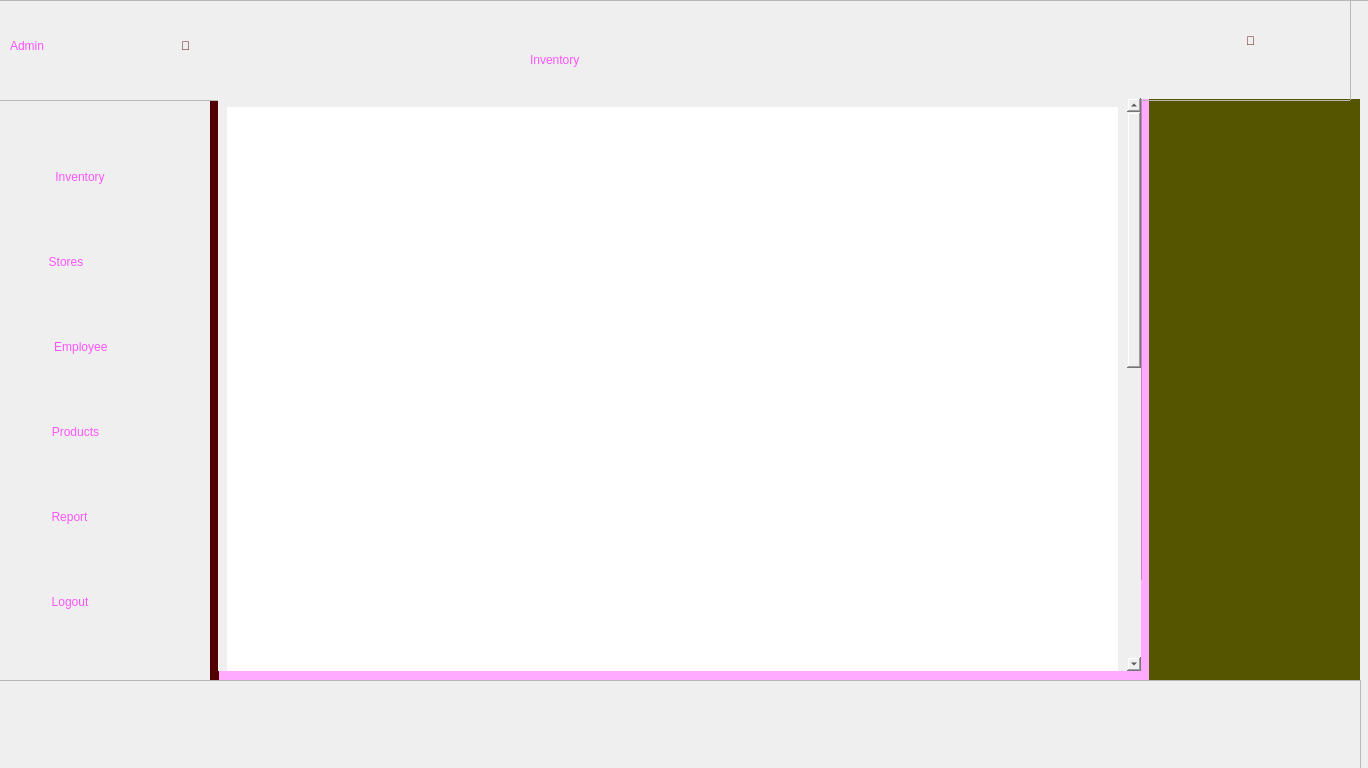
<?xml version="1.0" encoding="UTF-8"?>
<ui version="4.0">
 <class>win</class>
 <widget class="QDialog" name="win">
  <property name="geometry">
   <rect>
    <x>0</x>
    <y>0</y>
    <width>1368</width>
    <height>768</height>
   </rect>
  </property>
  <property name="windowTitle">
   <string>Dialog</string>
  </property>
  <property name="styleSheet">
   <string notr="true"/>
  </property>
  <property name="sizeGripEnabled">
   <bool>false</bool>
  </property>
  <widget class="QFrame" name="bg">
   <property name="geometry">
    <rect>
     <x>-10</x>
     <y>0</y>
     <width>1381</width>
     <height>771</height>
    </rect>
   </property>
   <property name="sizePolicy">
    <sizepolicy hsizetype="Expanding" vsizetype="Expanding">
     <horstretch>0</horstretch>
     <verstretch>0</verstretch>
    </sizepolicy>
   </property>
   <property name="styleSheet">
    <string notr="true">#bg{background-image: url('Ui/Untitled design.png');}</string>
   </property>
   <property name="frameShape">
    <enum>QFrame::StyledPanel</enum>
   </property>
   <property name="frameShadow">
    <enum>QFrame::Raised</enum>
   </property>
   <widget class="QFrame" name="main">
    <property name="geometry">
     <rect>
      <x>-10</x>
      <y>0</y>
      <width>1371</width>
      <height>101</height>
     </rect>
    </property>
    <property name="styleSheet">
     <string notr="true"/>
    </property>
    <property name="frameShape">
     <enum>QFrame::StyledPanel</enum>
    </property>
    <property name="frameShadow">
     <enum>QFrame::Raised</enum>
    </property>
    <widget class="QToolButton" name="HomeButton">
     <property name="geometry">
      <rect>
       <x>170</x>
       <y>20</y>
       <width>71</width>
       <height>51</height>
      </rect>
     </property>
     <property name="styleSheet">
      <string notr="true">color: rgb(85, 0, 0);
border: none;
font: 24pt &quot;Maiandra GD&quot;;
</string>
     </property>
     <property name="text">
      <string></string>
     </property>
    </widget>
    <widget class="QLabel" name="label">
     <property name="geometry">
      <rect>
       <x>30</x>
       <y>20</y>
       <width>141</width>
       <height>51</height>
      </rect>
     </property>
     <property name="styleSheet">
      <string notr="true">font: 36pt &quot;Maiandra GD&quot;;
color: rgb(255, 85, 255);</string>
     </property>
     <property name="text">
      <string>Admin</string>
     </property>
    </widget>
    <widget class="QToolButton" name="MessageButton">
     <property name="geometry">
      <rect>
       <x>1200</x>
       <y>10</y>
       <width>141</width>
       <height>61</height>
      </rect>
     </property>
     <property name="styleSheet">
      <string notr="true">color: rgb(85, 0, 0);
border: none;
font: 24pt &quot;Maiandra GD&quot;;
</string>
     </property>
     <property name="text">
      <string>💬</string>
     </property>
    </widget>
    <widget class="QLabel" name="PageLabel">
     <property name="geometry">
      <rect>
       <x>550</x>
       <y>40</y>
       <width>151</width>
       <height>41</height>
      </rect>
     </property>
     <property name="styleSheet">
      <string notr="true">color: rgb(255, 85, 255);
font: 22pt &quot;Maiandra GD&quot;;
text-align: center;</string>
     </property>
     <property name="text">
      <string>&lt;html&gt;&lt;head/&gt;&lt;body&gt;&lt;p&gt;Inventory&lt;/p&gt;&lt;/body&gt;&lt;/html&gt;</string>
     </property>
    </widget>
   </widget>
   <widget class="QFrame" name="footer">
    <property name="geometry">
     <rect>
      <x>0</x>
      <y>680</y>
      <width>1371</width>
      <height>91</height>
     </rect>
    </property>
    <property name="styleSheet">
     <string notr="true"/>
    </property>
    <property name="frameShape">
     <enum>QFrame::StyledPanel</enum>
    </property>
    <property name="frameShadow">
     <enum>QFrame::Raised</enum>
    </property>
   </widget>
   <widget class="QWidget" name="Menu" native="true">
    <property name="geometry">
     <rect>
      <x>0</x>
      <y>100</y>
      <width>221</width>
      <height>581</height>
     </rect>
    </property>
    <property name="styleSheet">
     <string notr="true">padding-left: 40px;
</string>
    </property>
    <widget class="QToolButton" name="InventoryButton">
     <property name="geometry">
      <rect>
       <x>9</x>
       <y>66</y>
       <width>122</width>
       <height>22</height>
      </rect>
     </property>
     <property name="cursor">
      <cursorShape>PointingHandCursor</cursorShape>
     </property>
     <property name="styleSheet">
      <string notr="true">QToolButton{
	color: rgb(255, 85, 255);
	border: none;
	font: 12pt &quot;Maiandra GD&quot;;
}
QToolButton:hover{
	font-weight: bold;
}</string>
     </property>
     <property name="text">
      <string>Inventory</string>
     </property>
    </widget>
    <widget class="QToolButton" name="StoreButton">
     <property name="geometry">
      <rect>
       <x>9</x>
       <y>151</y>
       <width>94</width>
       <height>22</height>
      </rect>
     </property>
     <property name="cursor">
      <cursorShape>PointingHandCursor</cursorShape>
     </property>
     <property name="styleSheet">
      <string notr="true">QToolButton{
	color: rgb(255, 85, 255);
	border: none;
	font: 12pt &quot;Maiandra GD&quot;;
}
QToolButton:hover{
	font-weight: bold;
}
</string>
     </property>
     <property name="text">
      <string>Stores</string>
     </property>
    </widget>
    <widget class="QToolButton" name="EmployeeButton">
     <property name="geometry">
      <rect>
       <x>9</x>
       <y>236</y>
       <width>127</width>
       <height>22</height>
      </rect>
     </property>
     <property name="cursor">
      <cursorShape>PointingHandCursor</cursorShape>
     </property>
     <property name="styleSheet">
      <string notr="true">QToolButton{
	color: rgb(255, 85, 255);
	border: none;
	font: 12pt &quot;Maiandra GD&quot;;
}
QToolButton:hover{
	font-weight: bold;
}</string>
     </property>
     <property name="text">
      <string>Employee </string>
     </property>
    </widget>
    <widget class="QToolButton" name="ProductsButton">
     <property name="geometry">
      <rect>
       <x>9</x>
       <y>321</y>
       <width>113</width>
       <height>22</height>
      </rect>
     </property>
     <property name="cursor">
      <cursorShape>PointingHandCursor</cursorShape>
     </property>
     <property name="styleSheet">
      <string notr="true">QToolButton{
	color: rgb(255, 85, 255);
	border: none;
	font: 12pt &quot;Maiandra GD&quot;;
}
QToolButton:hover{
	font-weight: bold;
}</string>
     </property>
     <property name="text">
      <string>Products</string>
     </property>
    </widget>
    <widget class="QToolButton" name="ReportButton">
     <property name="geometry">
      <rect>
       <x>9</x>
       <y>406</y>
       <width>101</width>
       <height>22</height>
      </rect>
     </property>
     <property name="cursor">
      <cursorShape>PointingHandCursor</cursorShape>
     </property>
     <property name="styleSheet">
      <string notr="true">QToolButton{
	color: rgb(255, 85, 255);
	border: none;
	font: 12pt &quot;Maiandra GD&quot;;
}
QToolButton:hover{
	font-weight: bold;
}</string>
     </property>
     <property name="text">
      <string>Report</string>
     </property>
    </widget>
    <widget class="QToolButton" name="LogoutButton">
     <property name="geometry">
      <rect>
       <x>9</x>
       <y>491</y>
       <width>102</width>
       <height>22</height>
      </rect>
     </property>
     <property name="cursor">
      <cursorShape>PointingHandCursor</cursorShape>
     </property>
     <property name="styleSheet">
      <string notr="true">QToolButton{
	color: rgb(255, 85, 255);
	border: none;
	font: 12pt &quot;Maiandra GD&quot;;
}
QToolButton:hover{
	font-weight: bold;
}</string>
     </property>
     <property name="text">
      <string>Logout</string>
     </property>
    </widget>
   </widget>
   <widget class="QTableWidget" name="ProductTable">
    <property name="geometry">
     <rect>
      <x>230</x>
      <y>100</y>
      <width>921</width>
      <height>581</height>
     </rect>
    </property>
    <property name="styleSheet">
     <string notr="true">font: 12pt &quot;Maiandra GD&quot;;
</string>
    </property>
    <property name="alternatingRowColors">
     <bool>true</bool>
    </property>
    <attribute name="horizontalHeaderVisible">
     <bool>true</bool>
    </attribute>
    <attribute name="horizontalHeaderHighlightSections">
     <bool>true</bool>
    </attribute>
    <attribute name="verticalHeaderVisible">
     <bool>false</bool>
    </attribute>
    <column>
     <property name="text">
      <string>Product ID</string>
     </property>
    </column>
    <column>
     <property name="text">
      <string>Product Name</string>
     </property>
    </column>
    <column>
     <property name="text">
      <string>Price</string>
     </property>
    </column>
   </widget>
   <widget class="QTableWidget" name="EmployeeTable">
    <property name="geometry">
     <rect>
      <x>230</x>
      <y>100</y>
      <width>921</width>
      <height>581</height>
     </rect>
    </property>
    <property name="styleSheet">
     <string notr="true">font: 12pt &quot;Maiandra GD&quot;;
</string>
    </property>
    <property name="alternatingRowColors">
     <bool>true</bool>
    </property>
    <attribute name="horizontalHeaderVisible">
     <bool>true</bool>
    </attribute>
    <attribute name="horizontalHeaderHighlightSections">
     <bool>true</bool>
    </attribute>
    <attribute name="verticalHeaderVisible">
     <bool>false</bool>
    </attribute>
    <column>
     <property name="text">
      <string>Name</string>
     </property>
    </column>
    <column>
     <property name="text">
      <string>Phone</string>
     </property>
    </column>
    <column>
     <property name="text">
      <string>Position</string>
     </property>
    </column>
    <column>
     <property name="text">
      <string>Branch</string>
     </property>
    </column>
   </widget>
   <widget class="QWidget" name="InvButtons" native="true">
    <property name="geometry">
     <rect>
      <x>1150</x>
      <y>100</y>
      <width>221</width>
      <height>581</height>
     </rect>
    </property>
    <property name="styleSheet">
     <string notr="true"/>
    </property>
    <widget class="QPushButton" name="AddInv">
     <property name="geometry">
      <rect>
       <x>30</x>
       <y>70</y>
       <width>141</width>
       <height>41</height>
      </rect>
     </property>
     <property name="cursor">
      <cursorShape>PointingHandCursor</cursorShape>
     </property>
     <property name="styleSheet">
      <string notr="true">QPushButton{
	color: rgb(85, 0, 0);
	background-color: rgb(127, 155, 200);
	font: 12pt &quot;Maiandra GD&quot;;
	border-radius: 5;
}
QPushButton:hover{
	font-weight: bold;
}</string>
     </property>
     <property name="text">
      <string>Add Inventory</string>
     </property>
    </widget>
    <widget class="QPushButton" name="ManInv">
     <property name="geometry">
      <rect>
       <x>30</x>
       <y>150</y>
       <width>141</width>
       <height>41</height>
      </rect>
     </property>
     <property name="cursor">
      <cursorShape>PointingHandCursor</cursorShape>
     </property>
     <property name="styleSheet">
      <string notr="true">QPushButton{
	color: rgb(85, 0, 0);
	background-color: rgb(127, 155, 200);
	font: 12pt &quot;Maiandra GD&quot;;
	border-radius: 5;
}
QPushButton:hover{
	font-weight: bold;
}</string>
     </property>
     <property name="text">
      <string>Manage Inventory</string>
     </property>
    </widget>
    <widget class="QPushButton" name="DelInv">
     <property name="geometry">
      <rect>
       <x>30</x>
       <y>230</y>
       <width>141</width>
       <height>41</height>
      </rect>
     </property>
     <property name="cursor">
      <cursorShape>PointingHandCursor</cursorShape>
     </property>
     <property name="styleSheet">
      <string notr="true">QPushButton{
	color: rgb(85, 0, 0);
	background-color: rgb(127, 155, 200);
	font: 12pt &quot;Maiandra GD&quot;;
	border-radius: 5;
}
QPushButton:hover{
	font-weight: bold;
}</string>
     </property>
     <property name="text">
      <string>Delete Inventory</string>
     </property>
    </widget>
    <widget class="QToolButton" name="Reload">
     <property name="geometry">
      <rect>
       <x>70</x>
       <y>300</y>
       <width>61</width>
       <height>41</height>
      </rect>
     </property>
     <property name="toolTip">
      <string/>
     </property>
     <property name="styleSheet">
      <string notr="true">color: rgb(85, 0, 0);
border: none;
font: 24pt &quot;Maiandra GD&quot;;
</string>
     </property>
     <property name="text">
      <string>🔃</string>
     </property>
    </widget>
   </widget>
   <widget class="QWidget" name="EmpButtons" native="true">
    <property name="geometry">
     <rect>
      <x>1150</x>
      <y>100</y>
      <width>221</width>
      <height>581</height>
     </rect>
    </property>
    <property name="styleSheet">
     <string notr="true"/>
    </property>
    <widget class="QPushButton" name="AddEmp">
     <property name="geometry">
      <rect>
       <x>30</x>
       <y>150</y>
       <width>141</width>
       <height>41</height>
      </rect>
     </property>
     <property name="cursor">
      <cursorShape>PointingHandCursor</cursorShape>
     </property>
     <property name="styleSheet">
      <string notr="true">QPushButton{
	color: rgb(85, 0, 0);
	background-color: rgb(127, 155, 200);
	font: 12pt &quot;Maiandra GD&quot;;
	border-radius: 5;
}
QPushButton:hover{
	font-weight: bold;
}</string>
     </property>
     <property name="text">
      <string>Add Employee</string>
     </property>
    </widget>
    <widget class="QPushButton" name="ShowEmp">
     <property name="geometry">
      <rect>
       <x>30</x>
       <y>70</y>
       <width>141</width>
       <height>41</height>
      </rect>
     </property>
     <property name="cursor">
      <cursorShape>PointingHandCursor</cursorShape>
     </property>
     <property name="styleSheet">
      <string notr="true">QPushButton{
	color: rgb(85, 0, 0);
	background-color: rgb(127, 155, 200);
	font: 12pt &quot;Maiandra GD&quot;;
	border-radius: 5;
}
QPushButton:hover{
	font-weight: bold;
}</string>
     </property>
     <property name="text">
      <string>Show Empoyees</string>
     </property>
    </widget>
    <widget class="QPushButton" name="DelEmp">
     <property name="geometry">
      <rect>
       <x>30</x>
       <y>230</y>
       <width>141</width>
       <height>41</height>
      </rect>
     </property>
     <property name="cursor">
      <cursorShape>PointingHandCursor</cursorShape>
     </property>
     <property name="styleSheet">
      <string notr="true">QPushButton{
	color: rgb(85, 0, 0);
	background-color: rgb(127, 155, 200);
	font: 12pt &quot;Maiandra GD&quot;;
	border-radius: 5;
}
QPushButton:hover{
	font-weight: bold;
}</string>
     </property>
     <property name="text">
      <string>Delete Employee</string>
     </property>
    </widget>
    <zorder>AddEmp</zorder>
    <zorder>DelEmp</zorder>
    <zorder>ShowEmp</zorder>
   </widget>
   <widget class="QWidget" name="ProButtons" native="true">
    <property name="geometry">
     <rect>
      <x>1150</x>
      <y>100</y>
      <width>221</width>
      <height>581</height>
     </rect>
    </property>
    <property name="styleSheet">
     <string notr="true"/>
    </property>
    <widget class="QPushButton" name="ShowPro">
     <property name="geometry">
      <rect>
       <x>30</x>
       <y>70</y>
       <width>141</width>
       <height>41</height>
      </rect>
     </property>
     <property name="cursor">
      <cursorShape>PointingHandCursor</cursorShape>
     </property>
     <property name="styleSheet">
      <string notr="true">QPushButton{
	color: rgb(85, 0, 0);
	background-color: rgb(127, 155, 200);
	font: 12pt &quot;Maiandra GD&quot;;
	border-radius: 5;
}
QPushButton:hover{
	font-weight: bold;
}</string>
     </property>
     <property name="text">
      <string>Show Products</string>
     </property>
    </widget>
    <widget class="QPushButton" name="AddPro">
     <property name="geometry">
      <rect>
       <x>30</x>
       <y>150</y>
       <width>141</width>
       <height>41</height>
      </rect>
     </property>
     <property name="cursor">
      <cursorShape>PointingHandCursor</cursorShape>
     </property>
     <property name="styleSheet">
      <string notr="true">QPushButton{
	color: rgb(85, 0, 0);
	background-color: rgb(127, 155, 200);
	font: 12pt &quot;Maiandra GD&quot;;
	border-radius: 5;
}
QPushButton:hover{
	font-weight: bold;
}</string>
     </property>
     <property name="text">
      <string>Add Product</string>
     </property>
    </widget>
    <widget class="QPushButton" name="DelPro">
     <property name="geometry">
      <rect>
       <x>30</x>
       <y>230</y>
       <width>141</width>
       <height>41</height>
      </rect>
     </property>
     <property name="cursor">
      <cursorShape>PointingHandCursor</cursorShape>
     </property>
     <property name="styleSheet">
      <string notr="true">QPushButton{
	color: rgb(85, 0, 0);
	background-color: rgb(127, 155, 200);
	font: 12pt &quot;Maiandra GD&quot;;
	border-radius: 5;
}
QPushButton:hover{
	font-weight: bold;
}</string>
     </property>
     <property name="text">
      <string>Delete Product</string>
     </property>
    </widget>
   </widget>
   <widget class="QWidget" name="StoButtons" native="true">
    <property name="geometry">
     <rect>
      <x>1150</x>
      <y>100</y>
      <width>221</width>
      <height>581</height>
     </rect>
    </property>
    <property name="styleSheet">
     <string notr="true"/>
    </property>
    <widget class="QPushButton" name="AddStore">
     <property name="geometry">
      <rect>
       <x>30</x>
       <y>70</y>
       <width>141</width>
       <height>41</height>
      </rect>
     </property>
     <property name="cursor">
      <cursorShape>PointingHandCursor</cursorShape>
     </property>
     <property name="styleSheet">
      <string notr="true">QPushButton{
	color: rgb(85, 0, 0);
	background-color: rgb(127, 155, 200);
	font: 12pt &quot;Maiandra GD&quot;;
	border-radius: 5;
}
QPushButton:hover{
	font-weight: bold;
}</string>
     </property>
     <property name="text">
      <string>Add Store</string>
     </property>
    </widget>
    <widget class="QPushButton" name="EditStore">
     <property name="geometry">
      <rect>
       <x>30</x>
       <y>150</y>
       <width>141</width>
       <height>41</height>
      </rect>
     </property>
     <property name="cursor">
      <cursorShape>PointingHandCursor</cursorShape>
     </property>
     <property name="styleSheet">
      <string notr="true">QPushButton{
	color: rgb(85, 0, 0);
	background-color: rgb(127, 155, 200);
	font: 12pt &quot;Maiandra GD&quot;;
	border-radius: 5;
}
QPushButton:hover{
	font-weight: bold;
}</string>
     </property>
     <property name="text">
      <string>Edit Store</string>
     </property>
    </widget>
    <widget class="QPushButton" name="DelStore">
     <property name="geometry">
      <rect>
       <x>30</x>
       <y>230</y>
       <width>141</width>
       <height>41</height>
      </rect>
     </property>
     <property name="cursor">
      <cursorShape>PointingHandCursor</cursorShape>
     </property>
     <property name="styleSheet">
      <string notr="true">QPushButton{
	color: rgb(85, 0, 0);
	background-color: rgb(127, 155, 200);
	font: 12pt &quot;Maiandra GD&quot;;
	border-radius: 5;
}
QPushButton:hover{
	font-weight: bold;
}</string>
     </property>
     <property name="text">
      <string>Delete Store</string>
     </property>
    </widget>
   </widget>
   <widget class="QTableWidget" name="BranchTable">
    <property name="geometry">
     <rect>
      <x>230</x>
      <y>100</y>
      <width>921</width>
      <height>581</height>
     </rect>
    </property>
    <property name="styleSheet">
     <string notr="true">font: 12pt &quot;Maiandra GD&quot;;
</string>
    </property>
    <property name="alternatingRowColors">
     <bool>true</bool>
    </property>
    <attribute name="horizontalHeaderVisible">
     <bool>true</bool>
    </attribute>
    <attribute name="horizontalHeaderHighlightSections">
     <bool>true</bool>
    </attribute>
    <attribute name="verticalHeaderVisible">
     <bool>false</bool>
    </attribute>
    <column>
     <property name="text">
      <string>Branch ID</string>
     </property>
    </column>
    <column>
     <property name="text">
      <string>Name</string>
     </property>
    </column>
    <column>
     <property name="text">
      <string>Location</string>
     </property>
    </column>
   </widget>
   <widget class="QFrame" name="home">
    <property name="geometry">
     <rect>
      <x>219</x>
      <y>89</y>
      <width>941</width>
      <height>591</height>
     </rect>
    </property>
    <property name="styleSheet">
     <string notr="true"/>
    </property>
    <layout class="QVBoxLayout" name="verticalLayout">
     <item>
      <widget class="QScrollArea" name="scrollArea">
       <property name="styleSheet">
        <string notr="true">border:none;</string>
       </property>
       <property name="widgetResizable">
        <bool>true</bool>
       </property>
       <widget class="QWidget" name="scrollAreaWidgetContents_2">
        <property name="geometry">
         <rect>
          <x>0</x>
          <y>0</y>
          <width>906</width>
          <height>1218</height>
         </rect>
        </property>
        <property name="styleSheet">
         <string notr="true"/>
        </property>
        <layout class="QVBoxLayout" name="verticalLayout_3">
         <item>
          <widget class="QFrame" name="frame">
           <property name="minimumSize">
            <size>
             <width>0</width>
             <height>1200</height>
            </size>
           </property>
           <property name="styleSheet">
            <string notr="true">background-color: rgb(255, 255, 255);</string>
           </property>
           <property name="frameShape">
            <enum>QFrame::StyledPanel</enum>
           </property>
           <property name="frameShadow">
            <enum>QFrame::Raised</enum>
           </property>
           <widget class="QTableWidget" name="InventoryTable_2">
            <property name="geometry">
             <rect>
              <x>90</x>
              <y>0</y>
              <width>751</width>
              <height>521</height>
             </rect>
            </property>
            <property name="autoFillBackground">
             <bool>false</bool>
            </property>
            <property name="styleSheet">
             <string notr="true">font: 12pt &quot;Maiandra GD&quot;;
</string>
            </property>
            <property name="alternatingRowColors">
             <bool>true</bool>
            </property>
            <attribute name="horizontalHeaderVisible">
             <bool>true</bool>
            </attribute>
            <attribute name="horizontalHeaderHighlightSections">
             <bool>true</bool>
            </attribute>
            <attribute name="verticalHeaderVisible">
             <bool>true</bool>
            </attribute>
           </widget>
          </widget>
         </item>
        </layout>
       </widget>
      </widget>
     </item>
    </layout>
   </widget>
   <widget class="QWidget" name="Messagebuttons" native="true">
    <property name="geometry">
     <rect>
      <x>1150</x>
      <y>100</y>
      <width>231</width>
      <height>581</height>
     </rect>
    </property>
    <property name="styleSheet">
     <string notr="true"/>
    </property>
    <widget class="QPushButton" name="AddInv_2">
     <property name="geometry">
      <rect>
       <x>30</x>
       <y>70</y>
       <width>141</width>
       <height>41</height>
      </rect>
     </property>
     <property name="cursor">
      <cursorShape>PointingHandCursor</cursorShape>
     </property>
     <property name="styleSheet">
      <string notr="true">QPushButton{
	color: rgb(85, 0, 0);
	background-color: rgb(127, 155, 200);
	font: 12pt &quot;Maiandra GD&quot;;
	border-radius: 5;
}
QPushButton:hover{
	font-weight: bold;
}</string>
     </property>
     <property name="text">
      <string>Add Inventory</string>
     </property>
    </widget>
    <widget class="QPushButton" name="ManInv_2">
     <property name="geometry">
      <rect>
       <x>30</x>
       <y>150</y>
       <width>141</width>
       <height>41</height>
      </rect>
     </property>
     <property name="cursor">
      <cursorShape>PointingHandCursor</cursorShape>
     </property>
     <property name="styleSheet">
      <string notr="true">QPushButton{
	color: rgb(85, 0, 0);
	background-color: rgb(127, 155, 200);
	font: 12pt &quot;Maiandra GD&quot;;
	border-radius: 5;
}
QPushButton:hover{
	font-weight: bold;
}</string>
     </property>
     <property name="text">
      <string>Manage Inventory</string>
     </property>
    </widget>
    <widget class="QPushButton" name="DelInv_2">
     <property name="geometry">
      <rect>
       <x>30</x>
       <y>230</y>
       <width>141</width>
       <height>41</height>
      </rect>
     </property>
     <property name="cursor">
      <cursorShape>PointingHandCursor</cursorShape>
     </property>
     <property name="styleSheet">
      <string notr="true">QPushButton{
	color: rgb(85, 0, 0);
	background-color: rgb(127, 155, 200);
	font: 12pt &quot;Maiandra GD&quot;;
	border-radius: 5;
}
QPushButton:hover{
	font-weight: bold;
}</string>
     </property>
     <property name="text">
      <string>Delete Inventory</string>
     </property>
    </widget>
    <widget class="QToolButton" name="Reload_2">
     <property name="geometry">
      <rect>
       <x>70</x>
       <y>300</y>
       <width>61</width>
       <height>41</height>
      </rect>
     </property>
     <property name="toolTip">
      <string/>
     </property>
     <property name="styleSheet">
      <string notr="true">color: rgb(85, 0, 0);
border: none;
font: 24pt &quot;Maiandra GD&quot;;
</string>
     </property>
     <property name="text">
      <string>🔃</string>
     </property>
    </widget>
   </widget>
   <widget class="QWidget" name="MessageArea" native="true">
    <property name="geometry">
     <rect>
      <x>229</x>
      <y>99</y>
      <width>1141</width>
      <height>581</height>
     </rect>
    </property>
    <property name="styleSheet">
     <string notr="true">background-color: rgb(255, 170, 255);</string>
    </property>
    <widget class="QWidget" name="InvButtons_2" native="true">
     <property name="geometry">
      <rect>
       <x>930</x>
       <y>0</y>
       <width>221</width>
       <height>581</height>
      </rect>
     </property>
     <property name="styleSheet">
      <string notr="true">background-color: rgb(85, 85, 0);</string>
     </property>
     <layout class="QVBoxLayout" name="verticalLayout_2"/>
    </widget>
    <widget class="QTextEdit" name="MessageEdit">
     <property name="geometry">
      <rect>
       <x>13</x>
       <y>490</y>
       <width>721</width>
       <height>71</height>
      </rect>
     </property>
     <property name="styleSheet">
      <string notr="true">background-color: rgb(255, 255, 255);
border-radius: 15px;</string>
     </property>
     <property name="html">
      <string>&lt;!DOCTYPE HTML PUBLIC &quot;-//W3C//DTD HTML 4.0//EN&quot; &quot;http://www.w3.org/TR/REC-html40/strict.dtd&quot;&gt;
&lt;html&gt;&lt;head&gt;&lt;meta name=&quot;qrichtext&quot; content=&quot;1&quot; /&gt;&lt;style type=&quot;text/css&quot;&gt;
p, li { white-space: pre-wrap; }
&lt;/style&gt;&lt;/head&gt;&lt;body style=&quot; font-family:'MS Shell Dlg 2'; font-size:8.25pt; font-weight:400; font-style:normal;&quot;&gt;
&lt;p style=&quot;-qt-paragraph-type:empty; margin-top:0px; margin-bottom:0px; margin-left:0px; margin-right:0px; -qt-block-indent:0; text-indent:0px;&quot;&gt;&lt;br /&gt;&lt;/p&gt;&lt;/body&gt;&lt;/html&gt;</string>
     </property>
    </widget>
    <widget class="QPushButton" name="SendButton">
     <property name="geometry">
      <rect>
       <x>780</x>
       <y>490</y>
       <width>101</width>
       <height>71</height>
      </rect>
     </property>
     <property name="styleSheet">
      <string notr="true">QPushButton{
	border-radius: 15px;
	background-color: rgb(255, 0, 0);
	color: rgb(255, 85, 255);
	border: none;
	font: 12pt &quot;Maiandra GD&quot;;
}
QPushlButton:hover{
	font-weight: bold;
}</string>
     </property>
     <property name="text">
      <string>PushButton</string>
     </property>
    </widget>
    <widget class="QListView" name="MessageDisp">
     <property name="geometry">
      <rect>
       <x>2</x>
       <y>0</y>
       <width>921</width>
       <height>481</height>
      </rect>
     </property>
    </widget>
   </widget>
   <widget class="QWidget" name="reportView" native="true">
    <property name="geometry">
     <rect>
      <x>220</x>
      <y>100</y>
      <width>931</width>
      <height>581</height>
     </rect>
    </property>
    <property name="styleSheet">
     <string notr="true">background-color: rgb(85, 255, 255);</string>
    </property>
    <layout class="QVBoxLayout" name="verticalLayout_4">
     <item>
      <widget class="QListWidget" name="reportArea">
       <property name="styleSheet">
        <string notr="true">background-color: rgb(85, 0, 0);</string>
       </property>
      </widget>
     </item>
    </layout>
   </widget>
   <zorder>reportView</zorder>
   <zorder>Messagebuttons</zorder>
   <zorder>StoButtons</zorder>
   <zorder>EmpButtons</zorder>
   <zorder>ProButtons</zorder>
   <zorder>InvButtons</zorder>
   <zorder>EmployeeTable</zorder>
   <zorder>BranchTable</zorder>
   <zorder>ProductTable</zorder>
   <zorder>MessageArea</zorder>
   <zorder>main</zorder>
   <zorder>footer</zorder>
   <zorder>Menu</zorder>
   <zorder>home</zorder>
  </widget>
 </widget>
 <resources/>
 <connections/>
</ui>
